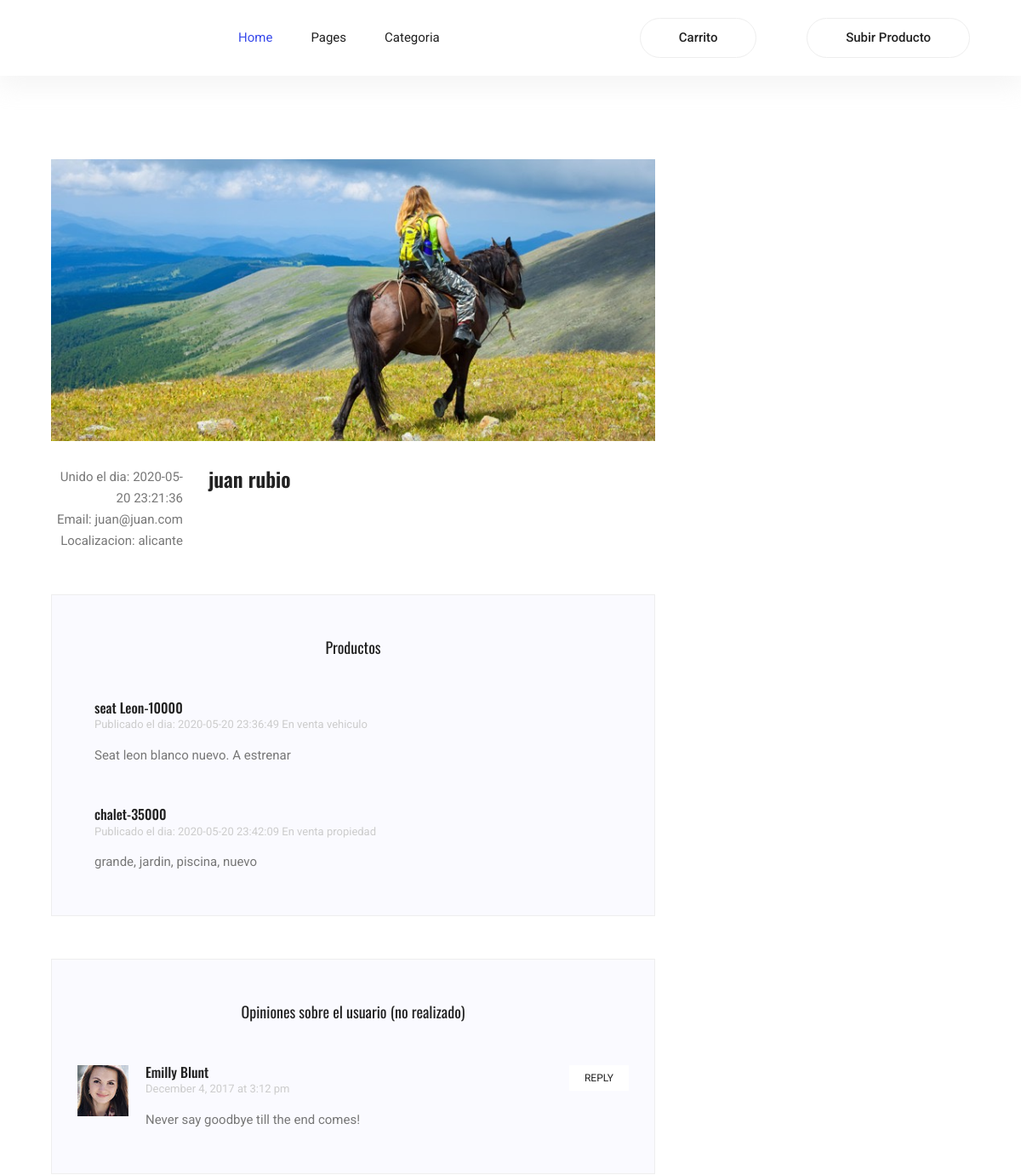
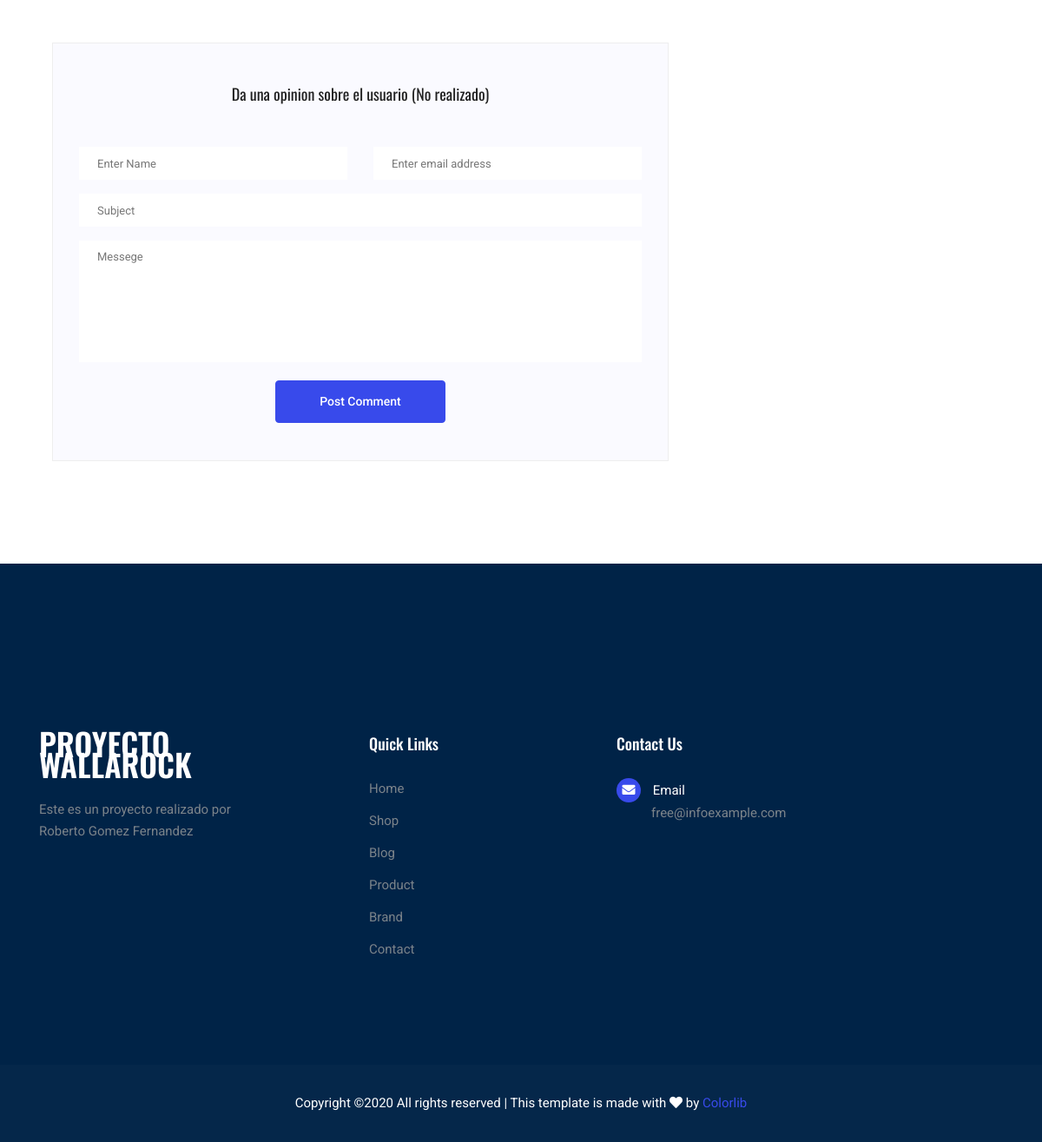
Page /vistas/perfil.php?id_perfil=19 on the committed database (2 pictures, top to bottom).
### tables this page shows
CREATE TABLE `users` (
  `id` int(11) NOT NULL,
  `nombre` varchar(30) NOT NULL,
  `apellidos` varchar(50) NOT NULL,
  `email` varchar(40) NOT NULL,
  `password` varchar(15) NOT NULL,
  `localizacion` varchar(30) NOT NULL,
  `created` datetime NOT NULL DEFAULT current_timestamp(),
  `imagen` varchar(200) NOT NULL
);

CREATE TABLE `productos` (
  `id` int(5) NOT NULL,
  `tipo` varchar(100) NOT NULL,
  `nombre` varchar(150) NOT NULL,
  `descripcion` varchar(300) NOT NULL,
  `precio` float NOT NULL,
  `created` datetime NOT NULL DEFAULT current_timestamp(),
  `stock` int(1) NOT NULL,
  `id_usuario` int(5) NOT NULL
);

### controladores/controladorUsuario.php (called while the page is built, shortened)
<?php
require_once CONTROLADOR_PATH."controladorBD.php";
require_once CLASES_PATH."user.php";
class controladorUsuario{
    private static $instancia=null;
    public static function getInstancia(){
        if (self::$instancia == null) {
            self::$instancia = new controladorUsuario();
        }
        return self::$instancia;
    }
    public function buscarUsuarioId($id){
        $conn=controladorBD::getInstancia();
        $conn->abrirBD();
        $consulta="Select * from `users` WHERE id= :id";
        $parametros= array(':id'=>$id);
        $estado=$conn->consultarBDParm($consulta, $parametros);
        $row=$estado->fetchAll(PDO::FETCH_OBJ);
        if(count($row)>0){
            $user= new user($row[0]->id,$row[0]->nombre,$row[0]->apellidos,$row[0]->email,$row[0]->password,$row[0]->localizacion,$row[0]->created);
            return $user;
        }else{
            return null;
        }
    }
}
?>

### controladores/controladorBD.php (called while the page is built, shortened)
<?php
class controladorBD{
    public $servername="localhost";
    public $username="root";
    public $password="";
    public $dbname="wallapop";
    public $server="mysql";
    private static $instancia=null;
    public static function getInstancia(){
        if (self::$instancia == null) {
            self::$instancia = new ControladorBD();
        }
        return self::$instancia;
    }
    public $conn;
    public function abrirBD(){
        try{
            $this->conn=new PDO($this->server.":host=$this->servername;
            dbname=$this->dbname", $this->username, $this->password);
            $this->conn->setAttribute(PDO::ATTR_ERRMODE, PDO::ERRMODE_EXCEPTION);
        }catch(PDOException $e){
            echo "Connection failed: " . $e->getMessage();
        }
    }
    public function cerrarBD(){
        $this->conn=null;
    }
    public function consultarBDParm($consulta,$parametros){
        $this->res=$this->conn->prepare($consulta);
        $this->res->execute($parametros);
        return $this->res;
    }
}
?>

### clases/user.php (called while the page is built, shortened)
<?php
class user{
    private $nombre;
    private $apellido;
    private $email;
    private $localizacion;
    private $fecha_creacion;
    public function __construct($id_usu, $nombre, $apellido, $email, $password, $localizacion,  $fecha_creacion){
        $this->nombre=$nombre;
        $this->apellido=$apellido;
        $this->email=$email;
        $this->localizacion=$localizacion;
        $this->fecha_creacion=$fecha_creacion;
    }
    public function getNombre()
    {
        return $this->nombre;
    }
    public function getApellido()
    {
        return $this->apellido;
    }
    public function getEmail()
    {
        return $this->email;
    }
    public function getLocalizacion()
    {
        return $this->localizacion;
    }
    public function getFecha_creacion()
    {
        return $this->fecha_creacion;
    }
}
?>

### controladores/controladorProducto.php (called while the page is built, shortened)
<?php
require_once CONTROLADOR_PATH."controladorBD.php";
class controladorProducto{
    private static $instancia=null;
    public static function getInstancia(){
        if (self::$instancia == null) {
            self::$instancia = new controladorProducto();
        }
        return self::$instancia;
    }
    public function miListadoProductos($id_usu){
        $conn=controladorBD::getInstancia();
        $conn->abrirBD();
        $consulta="SELECT * from `productos` where `id_usuario`=:id_usu";
        $parametros=array(':id_usu'=>$id_usu);
        $estado=$conn->consultarBDParm($consulta,$parametros);
        $row=$estado->fetchAll(PDO::FETCH_OBJ);
        return $row;
    }
}
?>

### vistas/perfil.php (the view, shortened to what this page needs)
<?php
require_once CONTROLADOR_PATH . "controladorUsuario.php";
require_once CONTROLADOR_PATH."controladorProducto.php";
require_once VISTAS_PATH . "header.php";
if(isset($_GET['id_perfil'])){
	$contr=controladorUsuario::getInstancia();
	$user=$contr->buscarUsuarioId($_GET['id_perfil']);
	$contrp=controladorProducto::getInstancia();
	$productos=$contrp->miListadoProductos($_GET['id_perfil']);
}
?>
<section class="blog_area single-post-area py-80px section-margin--small">
	<div class="container">
		<div class="container">
			<div class="row">
				<div class="col-lg-8 posts-list">
					<div class="single-post row">
						<div class="col-lg-12">
							<div class="feature-img">
								<img class="img-fluid" src="img/blog/feature-img1.jpg" alt="">
							</div>
						</div>
						<div class="col-lg-3  col-md-3">
							<div class="blog_info text-right">
								<ul class="blog_meta list">
									<li>Unido el dia: <?php echo $user->getFecha_creacion(); ?></li>
									<li>Email: <?php echo $user->getEmail(); ?></li>
									<li>Localizacion: <?php echo $user->getLocalizacion(); ?></li>
								</ul>
							</div>
						</div>
						<div class="col-lg-9 col-md-9 blog_details">
							<h2><?php echo $user->getNombre(). " " .$user->getApellido();?></h2>
						</div>
					</div>
					<div class="comments-area">
						<h4>Productos</h4>
						<?php
						foreach($productos as $p){?>
						<div class="comment-list">
							<div class="single-comment justify-content-between d-flex">
								<div class="user justify-content-between d-flex">
									<div class="desc">
										<?php echo "<h5><a href='/shop/vistas/detalle_producto.php?id_prod=".$p->id."'>".$p->nombre."-".$p->precio."</a></h5> ";?>
										<p class="date">Publicado el dia: <?php echo $p->created; ?> <?php if($p->stock==1){
											echo "En venta"; }else{ echo "Vendido";}  ?> <?php echo $p->tipo; ?></p>
										<p class="comment">
											<?php echo $p->descripcion; ?>
										</p>
									</div>
								</div>
							</div>
						</div>
						<?php } ?>
					</div>
					<div class="comments-area">
						<h4>Opiniones sobre el usuario (no realizado)</h4>
						<div class="comment-list">
							<div class="single-comment justify-content-between d-flex">
								<div class="user justify-content-between d-flex">
									<div class="thumb">
										<img src="img/blog/c1.jpg" alt="">
									</div>
									<div class="desc">
										<h5>
											<a href="#">Emilly Blunt</a>
										</h5>
										<p class="date">December 4, 2017 at 3:12 pm </p>
										<p class="comment">
											Never say goodbye till the end comes!
										</p>
									</div>
								</div>
								<div class="reply-btn">
									<a href="#" class="btn-reply text-uppercase">reply</a>
								</div>
							</div>
						</div>
					</div>
					<div class="comment-form">
						<h4>Da una opinion sobre el usuario (No realizado)</h4>
						<form>
							<div class="form-group form-inline">
								<div class="form-group col-lg-6 col-md-6 name">
									<input type="text" class="form-control" id="name" placeholder="Enter Name" onfocus="this.placeholder = ''" onblur="this.placeholder = 'Enter Name'">
								</div>
								<div class="form-group col-lg-6 col-md-6 email">
									<input type="email" class="form-control" id="email" placeholder="Enter email address" onfocus="this.placeholder = ''" onblur="this.placeholder = 'Enter email address'">
								</div>
							</div>
							<div class="form-group">
								<input type="text" class="form-control" id="subject" placeholder="Subject" onfocus="this.placeholder = ''" onblur="this.placeholder = 'Subject'">
							</div>
							<div class="form-group">
								<textarea class="form-control mb-10" rows="5" name="message" placeholder="Messege" onfocus="this.placeholder = ''" onblur="this.placeholder = 'Messege'" required=""></textarea>
							</div>
							<a href="#" class="button button-postComment button--active">Post Comment</a>
						</form>
					</div>
				</div>
			</div>
		</div>
	</div>
</section>
<?php require_once VISTAS_PATH . "footer.php";

### vistas/header.php (shortened to what this page needs)
<?php
require_once CONTROLADOR_PATH."controladorProducto.php";
?>
<!DOCTYPE html>
<html lang="en">
<head>
  <link rel="stylesheet" href="vendors/bootstrap/bootstrap.min.css">
  <link rel="stylesheet" href="vendors/fontawesome/css/all.min.css">
	<link rel="stylesheet" href="vendors/themify-icons/themify-icons.css">
  <link rel="stylesheet" href="vendors/nice-select/nice-select.css">
  <link rel="stylesheet" href="vendors/owl-carousel/owl.theme.default.min.css">
  <link rel="stylesheet" href="vendors/owl-carousel/owl.carousel.min.css">
  <link rel="stylesheet" href="css/style.css">
</head>
<body>
<?php
require_once VISTAS_PATH."bar.php"
?>

### vistas/bar.php (shortened to what this page needs)
<header class="header_area">
    <div class="main_menu">
      <nav class="navbar navbar-expand-lg navbar-light">
        <div class="container">
          <div class="collapse navbar-collapse offset" id="navbarSupportedContent">
            <ul class="nav navbar-nav menu_nav ml-auto mr-auto">
              <li class="nav-item active"><a class="nav-link" href="/shop/index.php">Home</a></li>
              <li class="nav-item submenu dropdown">
              <?php
              if(!isset($_SESSION['email']) && !isset($_SESSION['id_usu'])){
                echo '<a href="#" class="nav-link dropdown-toggle" data-toggle="dropdown" role="button" aria-haspopup="true"
                  aria-expanded="false">Pages</a>
                <ul class="dropdown-menu">
                  <li class="nav-item"><a class="nav-link" href="/shop/vistas/login.php">Login</a></li>
                  <li class="nav-item"><a class="nav-link" href="/shop/vistas/registro.php">Register</a></li>
                </ul>';
              }?>
              </li>
              <li class="nav-item submenu dropdown">
              <?php
                echo '<a href="#" class="nav-link dropdown-toggle" data-toggle="dropdown" role="button" aria-haspopup="true"
                  aria-expanded="false">Categoria</a>
                <ul class="dropdown-menu">
                  <li class="nav-item"><a class="nav-link" href="/shop/index.php?tipo=vehiculo">Vehiculos</a></li>
                  <li class="nav-item"><a class="nav-link" href="/shop/index.php?tipo=propiedad">Propiedades</a></li>
                  <li class="nav-item"><a class="nav-link" href="/shop/index.php?tipo=otros">Otros</a></li>
                </ul>';
              ?>
              </li>
            </ul>
            <ul class="nav-shop">
              <?php
              echo "<li class='nav-item'><a class='button button-header' href='/shop/vistas/carrito.php?id_usu= ".$_SESSION['id_usu']. "'>Carrito</a></li>";
              ?>
              <?php
              if(!isset($_SESSION['email']) && !isset($_SESSION['id_usu'])){
                echo '<li class="nav-item"><a class="button button-header" href="/shop/vistas/login.php">Subir Producto</a></li>';
              }?>
            </ul>
          </div>
        </div>
      </nav>
    </div>
  </header>

### vistas/footer.php (shortened to what this page needs)
<footer class="footer">
		<div class="footer-area">
			<div class="container">
				<div class="row section_gap">
					<div class="col-lg-3 col-md-6 col-sm-6">
						<div class="single-footer-widget tp_widgets">
							<h4 class="footer_title large_title">PROYECTO WALLAROCK</h4>
							<p>
								Este es un proyecto realizado por Roberto Gomez Fernandez
							</p>
						</div>
					</div>
					<div class="offset-lg-1 col-lg-2 col-md-6 col-sm-6">
						<div class="single-footer-widget tp_widgets">
							<h4 class="footer_title">Quick Links</h4>
							<ul class="list">
								<li><a href="#">Home</a></li>
								<li><a href="#">Shop</a></li>
								<li><a href="#">Blog</a></li>
								<li><a href="#">Product</a></li>
								<li><a href="#">Brand</a></li>
								<li><a href="#">Contact</a></li>
							</ul>
						</div>
					</div>
					<div class="offset-lg-1 col-lg-3 col-md-6 col-sm-6">
						<div class="single-footer-widget tp_widgets">
							<h4 class="footer_title">Contact Us</h4>
							<div class="ml-40">
								<p class="sm-head">
									<span class="fa fa-envelope"></span>
									Email
								</p>
								<p>
									free@infoexample.com <br>
								</p>
							</div>
						</div>
					</div>
				</div>
			</div>
		</div>
		<div class="footer-bottom">
			<div class="container">
				<div class="row d-flex">
					<p class="col-lg-12 footer-text text-center">
Copyright &copy;<script>document.write(new Date().getFullYear());</script> All rights reserved | This template is made with <i class="fa fa-heart" aria-hidden="true"></i> by <a href="https://colorlib.com" target="_blank">Colorlib</a>
</p>
				</div>
			</div>
		</div>
	</footer>
</body>
</html>

### rows in the picture
users: created "2020-05-20 23:21:36", email "juan@juan.com", localizacion "alicante", nombre "juan", apellidos "rubio"
productos: nombre "seat Leon", precio "10000", created "2020-05-20 23:36:49", stock "En venta", tipo "vehiculo", descripcion "Seat leon blanco nuevo. A estrenar"
productos: nombre "chalet", precio "35000", created "2020-05-20 23:42:09", stock "En venta", tipo "propiedad", descripcion "grande, jardin, piscina, nuevo"
